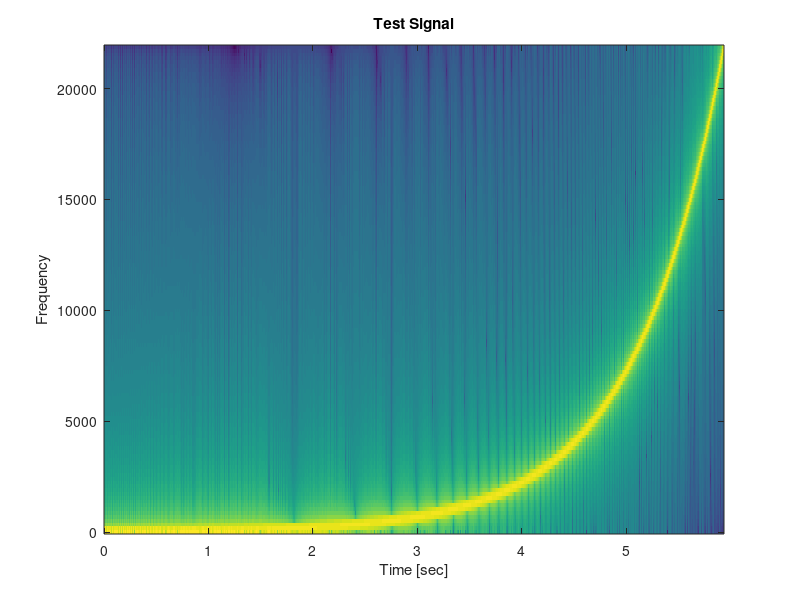

Reproduce this figure in MATLAB.
% chirp.m
% Original by K. Spratt
% 
% This file generates a logarithmic swept sine chirp of length N samples 
% and outputs to a .txt file
%
% Modified 7-27-2017 by Eli Willard

clc
clear
close all

fs = 44100;          % sample rate, [ samples / second ]
N = 18;              % chirp length = 2^N samples

f1 = 20;             % beginning frequency [ Hz ]
f2 = fs/2;           % final frequency [ Hz ]
t = (0:(2^N)-1)/fs;  % time [ seconds ]
t0 = t(end);         % final time [ seconds ]

% Creates the swept sine tone.
w1 = 2*pi*f1;
w2 = 2*pi*f2;
bait = t0/log(w2/w1);
alf = w1*bait;
sweep = sin(alf*(exp(t/bait)-1));

% The test signal is two chirps, one right after the other.
testsignal = 0.8*[sweep sweep];
t_testsignal = (0:length(testsignal)-1)/fs;

figure(1); 
specgram(testsignal(2^N:2^(N+1)-1),256,fs);
xlabel('Time [sec]');
title('Test Signal');

fileID = fopen('chirp.txt','w');
fprintf(fileID, '%f\n', sweep);
fclose(fileID);

